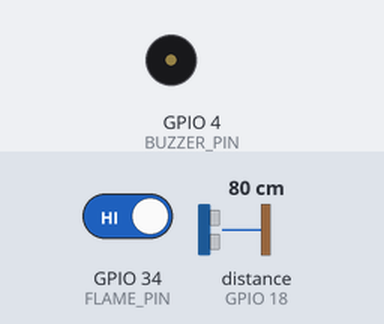
Recording of a sketch running on a simulated ESP32. Shown: buzzer (waves = sounding, pin HIGH). The test bench sets the inputs (shaded band); at power-on: GPIO 34 (FLAME_PIN) HIGH, distance to the obstacle (sensor on GPIO 18) 80 cm. The echo pulse lasts 58.3 µs per cm; WiFi joins after 1.5 s; servers stay silent unless stated; uploads are accepted with an empty reply; pins used as bus, display or sensor lines are not drawn; what the sketch prints to the serial monitor is not drawn.

Above: at 2.7 s.
2.8 s: GPIO 34 (FLAME_PIN) driven LOW
At 3.8 s:
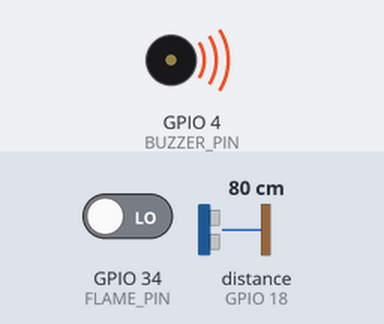
4.3 s: GPIO 34 (FLAME_PIN) driven HIGH
At 5.4 s:
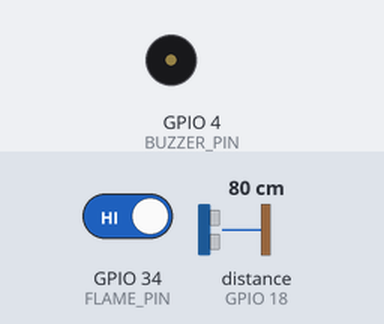
Timing chart, 0 to 7.3 s (numbered marks = the images above; inputs shaded):
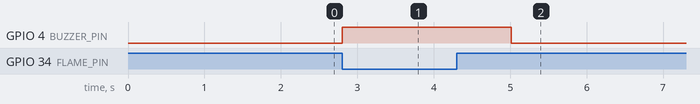

The sketch:

iot_telemetry_example.ino
```cpp
/*
 * SmartBin ESP32 IoT Device Firmware Example
 * Features:
 *   - WiFi Connection
 *   - Ultrasonic Sensor HC-SR04 (Bin Fill Level Calculation)
 *   - Flame / Fire Sensor (Analog/Digital Fire Alert Trigger)
 *   - DHT11/22 or DS18B20 (Temperature Monitoring)
 *   - GPS Module (NEO-6M for Latitude/Longitude)
 *   - REST API Telemetry Push to /iot/telemetry
 *   - Emergency Fire Alert Push to /iot/fire-alert
 */

#include <WiFi.h>
#include <HTTPClient.h>
#include <ArduinoJson.h>

// Wi-Fi Credentials
const char* ssid = "YOUR_WIFI_SSID";
const char* password = "YOUR_WIFI_PASSWORD";

// Server API URL
// Change to your server IP or domain:
const char* serverApiUrl = "http://192.168.1.100:8000/iot/telemetry";
const char* fireAlertUrl = "http://192.168.1.100:8000/iot/fire-alert";

// Hardware Pin Configuration
#define TRIG_PIN 5
#define ECHO_PIN 18
#define FLAME_PIN 34    // Digital or Analog input from Flame Sensor
#define BUZZER_PIN 4
#define BIN_HEIGHT_CM 100.0 // Total bin depth in cm

// Unique Dustbin Hardware ID & Static/GPS Coordinates
const char* DUSTBIN_ID = "DB002";
float currentLatitude = 12.9720;
float currentLongitude = 77.5950;

unsigned long lastTelemetryTime = 0;
const unsigned long telemetryInterval = 10000; // Send telemetry every 10s

void setup() {
  Serial.begin(115200);
  pinMode(TRIG_PIN, OUTPUT);
  pinMode(ECHO_PIN, INPUT);
  pinMode(FLAME_PIN, INPUT);
  pinMode(BUZZER_PIN, OUTPUT);

  Serial.println("\nConnecting to Wi-Fi...");
  WiFi.begin(ssid, password);
  while (WiFi.status() != WL_CONNECTED) {
    delay(500);
    Serial.print(".");
  }
  Serial.println("\nConnected! ESP32 IP: " + WiFi.localIP().toString());
}

// Measure distance using HC-SR04 Ultrasonic sensor
float readDistanceCm() {
  digitalWrite(TRIG_PIN, LOW);
  delayMicroseconds(2);
  digitalWrite(TRIG_PIN, HIGH);
  delayMicroseconds(10);
  digitalWrite(TRIG_PIN, LOW);
  long duration = pulseIn(ECHO_PIN, HIGH, 30000);
  if (duration == 0) return -1;
  return (duration * 0.0343) / 2.0;
}

// Calculate Fill Level Percentage (0 to 100%)
float calculateFillPercentage(float distanceCm) {
  if (distanceCm < 0) return 0;
  if (distanceCm >= BIN_HEIGHT_CM) return 0;
  float filledCm = BIN_HEIGHT_CM - distanceCm;
  float percentage = (filledCm / BIN_HEIGHT_CM) * 100.0;
  if (percentage < 0) percentage = 0;
  if (percentage > 100) percentage = 100;
  return percentage;
}

// Check flame sensor (Low active or reading < threshold)
bool isFireDetected() {
  int flameVal = digitalRead(FLAME_PIN);
  return (flameVal == LOW); // Typical IR flame sensor gives LOW on flame detection
}

// Send HTTP POST JSON Request
void sendJsonPost(const char* url, String jsonPayload) {
  if (WiFi.status() == WL_CONNECTED) {
    HTTPClient http;
    http.begin(url);
    http.addHeader("Content-Type", "application/json");

    Serial.println("Sending: " + jsonPayload);
    int httpResponseCode = http.POST(jsonPayload);

    if (httpResponseCode > 0) {
      String response = http.getString();
      Serial.printf("Response [%d]: %s\n", httpResponseCode, response.c_str());
    } else {
      Serial.printf("Error on POST: %s\n", http.errorToString(httpResponseCode).c_str());
    }
    http.end();
  }
}

void loop() {
  bool fire = isFireDetected();

  // 1. EMERGENCY: Fire detected immediately triggers priority alert
  if (fire) {
    Serial.println("🔥 CRITICAL WARNING: FIRE DETECTED BY HARDWARE SENSOR!");
    digitalWrite(BUZZER_PIN, HIGH);

    StaticJsonDocument<256> doc;
    doc["dustbin_id"] = DUSTBIN_ID;
    doc["latitude"] = currentLatitude;
    doc["longitude"] = currentLongitude;
    doc["temperature"] = 85.5; // Sensor temp
    doc["smoke_ppm"] = 320.0;
    doc["details"] = "IR flame sensor triggered";

    String payload;
    serializeJson(doc, payload);
    sendJsonPost(fireAlertUrl, payload);

    delay(2000); // Debounce to prevent flooding
    return;
  } else {
    digitalWrite(BUZZER_PIN, LOW);
  }

  // 2. Regular Periodic Telemetry (Fill Level & GPS)
  if (millis() - lastTelemetryTime > telemetryInterval) {
    lastTelemetryTime = millis();

    float dist = readDistanceCm();
    float fillLevel = calculateFillPercentage(dist);

    StaticJsonDocument<256> doc;
    doc["dustbin_id"] = DUSTBIN_ID;
    doc["fill_level"] = fillLevel;
    doc["fire_detected"] = false;
    doc["latitude"] = currentLatitude;
    doc["longitude"] = currentLongitude;
    doc["battery_level"] = 92.0;

    String payload;
    serializeJson(doc, payload);
    sendJsonPost(serverApiUrl, payload);
  }

  delay(100);
}
```

Measured:
- after the input at 2.8 s, GPIO 4 (BUZZER_PIN): LOW → HIGH at once
- after the input at 4.3 s, GPIO 4 (BUZZER_PIN): HIGH → LOW after 0.72 s
